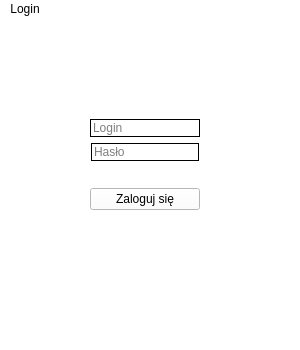
<?xml version="1.0" encoding="UTF-8"?>
<ui version="4.0">
 <class>LoginWindow</class>
 <widget class="QMainWindow" name="LoginWindow">
  <property name="geometry">
   <rect>
    <x>0</x>
    <y>0</y>
    <width>300</width>
    <height>350</height>
   </rect>
  </property>
  <property name="sizePolicy">
   <sizepolicy hsizetype="Fixed" vsizetype="Fixed">
    <horstretch>0</horstretch>
    <verstretch>0</verstretch>
   </sizepolicy>
  </property>
  <property name="minimumSize">
   <size>
    <width>300</width>
    <height>350</height>
   </size>
  </property>
  <property name="maximumSize">
   <size>
    <width>300</width>
    <height>350</height>
   </size>
  </property>
  <property name="focusPolicy">
   <enum>Qt::StrongFocus</enum>
  </property>
  <property name="windowTitle">
   <string>Login</string>
  </property>
  <property name="styleSheet">
   <string notr="true">color: rgb(0, 0, 0);
background-color: rgb(255, 255, 255);</string>
  </property>
  <property name="toolButtonStyle">
   <enum>Qt::ToolButtonTextOnly</enum>
  </property>
  <widget class="QWidget" name="centralwidget">
   <widget class="QWidget" name="verticalLayoutWidget">
    <property name="geometry">
     <rect>
      <x>90</x>
      <y>100</y>
      <width>110</width>
      <height>112</height>
     </rect>
    </property>
    <layout class="QVBoxLayout" name="verticalLayout">
     <item>
      <widget class="QLineEdit" name="lineEdit_Login_user">
       <property name="maximumSize">
        <size>
         <width>139</width>
         <height>16777215</height>
        </size>
       </property>
       <property name="acceptDrops">
        <bool>false</bool>
       </property>
       <property name="styleSheet">
        <string notr="true">border: 1px solid black</string>
       </property>
       <property name="text">
        <string/>
       </property>
       <property name="placeholderText">
        <string>Login</string>
       </property>
       <property name="clearButtonEnabled">
        <bool>true</bool>
       </property>
      </widget>
     </item>
     <item alignment="Qt::AlignHCenter">
      <widget class="QLineEdit" name="lineEdit_Login_password">
       <property name="maximumSize">
        <size>
         <width>139</width>
         <height>16777215</height>
        </size>
       </property>
       <property name="acceptDrops">
        <bool>false</bool>
       </property>
       <property name="styleSheet">
        <string notr="true">border: 1px solid black</string>
       </property>
       <property name="inputMethodHints">
        <set>Qt::ImhHiddenText|Qt::ImhNoAutoUppercase|Qt::ImhNoPredictiveText|Qt::ImhSensitiveData</set>
       </property>
       <property name="echoMode">
        <enum>QLineEdit::Password</enum>
       </property>
       <property name="placeholderText">
        <string>Hasło</string>
       </property>
       <property name="clearButtonEnabled">
        <bool>true</bool>
       </property>
      </widget>
     </item>
     <item alignment="Qt::AlignVCenter">
      <widget class="QPushButton" name="pushButton_login">
       <property name="text">
        <string>Zaloguj się</string>
       </property>
      </widget>
     </item>
    </layout>
   </widget>
  </widget>
  <widget class="QMenuBar" name="menubar">
   <property name="geometry">
    <rect>
     <x>0</x>
     <y>0</y>
     <width>300</width>
     <height>22</height>
    </rect>
   </property>
   <widget class="QMenu" name="menuLogin">
    <property name="title">
     <string>Login</string>
    </property>
   </widget>
   <addaction name="menuLogin"/>
  </widget>
  <widget class="QStatusBar" name="statusbar"/>
 </widget>
 <resources/>
 <connections>
  <connection>
   <sender>pushButton_login</sender>
   <signal>clicked()</signal>
   <receiver>LoginWindow</receiver>
   <slot>SendLogin()</slot>
   <hints>
    <hint type="sourcelabel">
     <x>127</x>
     <y>224</y>
    </hint>
    <hint type="destinationlabel">
     <x>160</x>
     <y>292</y>
    </hint>
   </hints>
  </connection>
 </connections>
 <slots>
  <slot>SendLogin()</slot>
  <slot>ShowMainWindow()</slot>
 </slots>
</ui>
